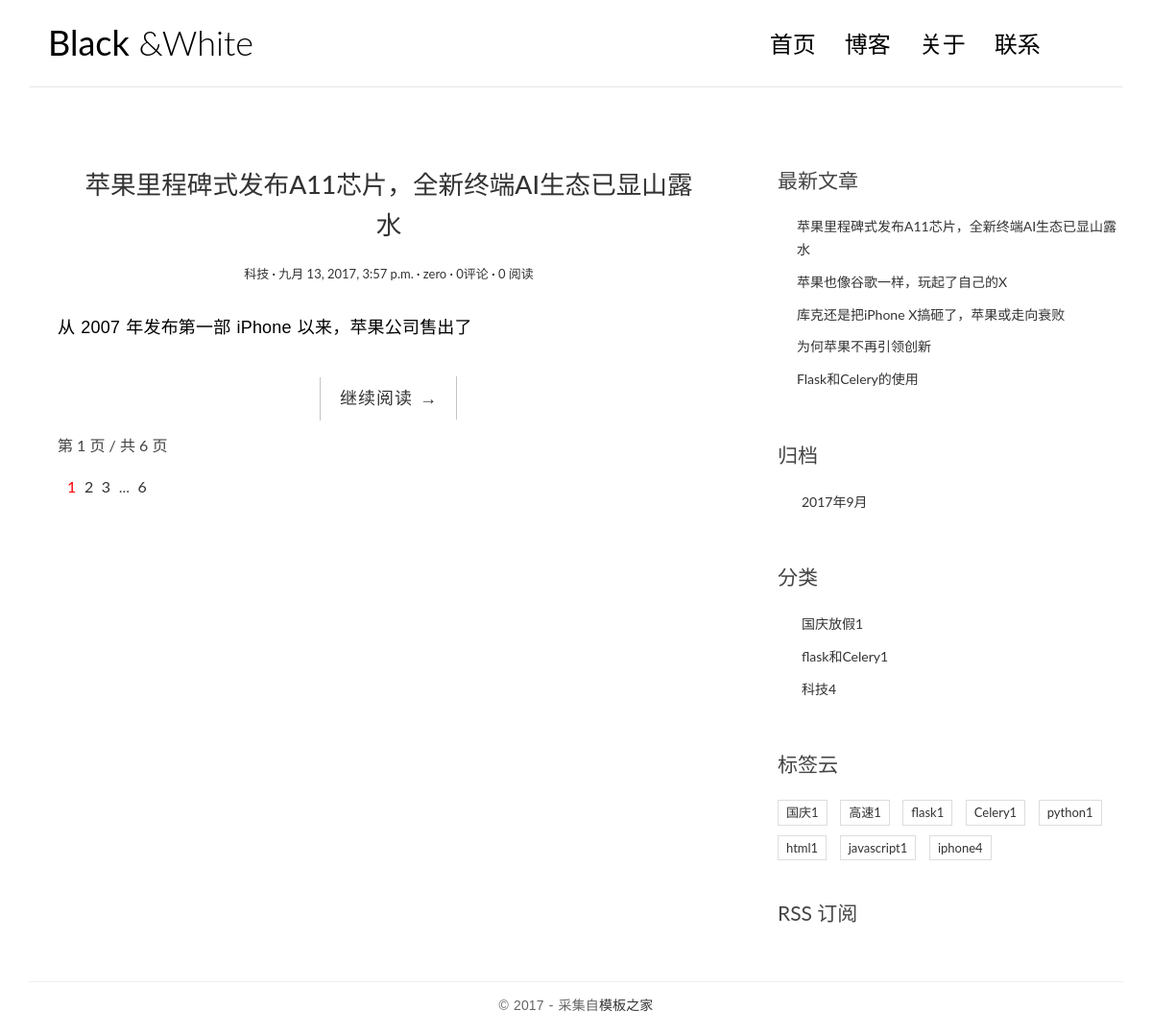
The page / on the database its author committed.
### blog/models.py (models this page shows, shortened)
class Post(models.Model):
    title = models.CharField(max_length=64)
    body = models.TextField()
    created_time = models.DateTimeField()
    modified_time = models.DateTimeField()
    excerpt = models.CharField(max_length=256, blank=True)
    category = models.ForeignKey(Category)
    tags = models.ManyToManyField(Tag, blank=True)
    author = models.ForeignKey(User)
    views = models.PositiveIntegerField(default=0)
    class Meta:
        ordering = ['-created_time', '-modified_time']
    def get_absolute_url(self):
        return reverse('blog:detail', kwargs={'pk': self.pk})

class Category(models.Model):
    name = models.CharField(max_length=64)

class Tag(models.Model):
    name = models.CharField(max_length=64)

### blog/views.py (the view, shortened to what this page needs)
# urls.py: url(r'^$', views.IndexView.as_view(), name='index'),
class IndexView(ListView):
    model = Post
    template_name = 'blog/index.html'
    context_object_name = 'post_list'
    paginate_by = 1
    def pagination_data(self, paginator, page, is_paginated):
        if not is_paginated:
            return {}
        first = False
        left_has_more = False
        left = []
        page_number = page.number
        right = []
        right_has_more = False
        last = False
        total_pages = paginator.num_pages
        page_range = paginator.page_range
        if page_number == 1:
            right = page_range[page_number:page_number + 2]
            if right[-1] < total_pages - 1:
                right_has_more = True
            if right[-1] < total_pages:
                last = True
        elif page_number == total_pages:
            left = page_range[(page_number - 3) if (page_number - 3) > 0 else 0:page_number - 1]
            if left[0] > 2:
                left_has_more = True
            if left[0] > 1:
                first = True
        data = {
            'left': left,
            'right': right,
            'left_has_more': left_has_more,
            'right_has_more': right_has_more,
            'first': first,
            'last': last,
        }
        return data
    def get_context_data(self, **kwargs):
        context = super().get_context_data(**kwargs)
        paginator = context.get('paginator')
        page = context.get('page_obj')
        is_paginated = context.get('is_paginated')
        pagination_data = self.pagination_data(paginator, page, is_paginated)
        context.update(pagination_data)
        return context

### blog/templatetags/blog_tags.py (called while the page is built)
@register.simple_tag
def get_recent_posts(num=5):
    return Post.objects.all().order_by('-created_time')[:num]

@register.simple_tag
def archives():
    return Post.objects.dates('created_time','month',order='DESC')

@register.simple_tag
def get_categories():
    return Category.objects.annotate(num_posts=Count('post')).filter(num_posts__gt=0)

@register.simple_tag
def get_tags():
    return Tag.objects.annotate(num_posts=Count('post')).filter(num_posts__gt=0)

### templates/blog/index.html (shortened to what this page needs)
{% extends 'blog/base.html' %}
{% block main %}
{% for post in post_list %}
<article class="post post-{{ post.pk }}">
    <header class="entry-header">
        <h1 class="entry-title">
            <a href="{{ post.get_absolute_url }}">{{ post.title }}</a>
        </h1>
        <div class="entry-meta">
            <span class="post-category"><a href="#">{{ post.category.name }}</a></span>
            <span class="post-date"><a href="#"><time class="entry-date" datetime="{{ post.created_time }}">{{ post.created_time }}</time></a></span>
            <span class="post-author"><a href="#">{{ post.author }}</a></span>
            <span class="comments-link"><a href={{post.get_absolute_url}}#comment-area">{{post.comment_set.count}}评论</a></span>
            <span class="views-count"><a href="#">{{post.views}} 阅读</a></span>
        </div>
    </header>
    <div class="entry-content clearfix">
        <p>{{ post.excerpt }}</p>
        <div class="read-more cl-effect-14">
            <a href="{{ post.get_absolute_url }}" class="more-link">继续阅读 <span class="meta-nav">→</span></a>
        </div>
    </div>
</article>
{% empty %}
<div class="no-post">暂时还没有发布的文章！</div>
{% endfor %}
{% if is_paginated %}
<div class="pagination-simple">
    <span class="current">第 {{page_obj.number}} 页 / 共 {{paginator.num_pages}} 页</span>
</div>
{% endif %}
{% if is_paginated %}
<div class="pagination">
    <ul>
        <li class="current"><a href="?page={{page_obj.number}}">{{page_obj.number}}</a href=""></li>
        {% if right %}
            {% for i in right %}
                <li><a href="?page={{i}}">{{i}}</a></li>
            {% endfor %}
            {% if right_has_more %}
                <li><span>...</span></li>
            {% endif %}
        {% endif %}
        {% if last %}
        <li><a href="?page={{paginator.num_pages}}">{{paginator.num_pages}}</a></li>
        {% endif %}
    </ul>
</div>
{% endif %}
{% endblock main %}

### templates/blog/base.html (shortened to what this page needs)
{% load staticfiles %}
{% load blog_tags %}
<html>
<head>
    <link rel="stylesheet" href="{% static 'blog/css/bootstrap.min.css' %}">
    <link rel="stylesheet" href="{% static 'blog/css/custom.css' %}">
    <link rel="stylesheet" href="{% static 'blog/css/pace.css' %}">
    <link rel="stylesheet" href="{% static 'blog/css/highlights/github.css' %}">
    <link rel="stylesheet" href="http://code.ionicframework.com/ionicons/2.0.1/css/ionicons.min.css">
</head>
<body>
<div class="container">
    <header id="site-header">
        <div class="row">
            <div class="col-md-4 col-sm-5 col-xs-8">
                <div class="logo">
                    <h1><a href="{% url 'blog:index' %}"><b>Black</b> &amp;White</a></h1>
                </div>
            </div>
            <div class="col-md-8 col-sm-7 col-xs-4">
                <nav class="main-nav" role="navigation">
                    <div class="collapse navbar-collapse" id="bsexample-navbar-collapse-1">
                        <ul class="nav navbar-nav navbar-right">
                            <li class="cl-effect-11"><a href="{% url 'blog:index' %}" data-hover="首页">首页</a></li>
                            <li class="cl-effect-11"><a href="fullwidth.html" data-hover="博客">博客</a></li>
                            <li class="cl-effect-11"><a href="about.html" data-hover="关于">关于</a></li>
                            <li class="cl-effect-11"><a href="contact.html" data-hover="联系">联系</a></li>
                        </ul>
                    </div>
                </nav>
            </div>
        </div>
    </header>
</div>
<div class="content-body">
    <div class="container">
        <div class="row">
            <main class="col-md-8">
                {% block main %}
                {% endblock %}
            </main>
            <aside class="col-md-4">
                <div class="widget widget-recent-posts">
                    <h3 class="widget-title">最新文章</h3>
                    {% get_recent_posts as recent_post_list %}
                    <ul>
                        {% for post in recent_post_list %}
                        <li>
                            <a href="{{ post.get_absolute_url }}">{{post.title}}</a>
                        </li>
                        {% empty %}
                        没有文章
                        {% endfor %}
                    </ul>
                </div>
                <div class="widget widget-archives">
                    <h3 class="widget-title">归档</h3>
                    {% archives as date_list %}
                    <ul>
                        {% for date in date_list %}
                        <li>
                            <a href="{% url 'blog:archives' date.year date.month %}">{{date.year}}年{{date.month}}月</a>
                        </li>
                        {% empty %}
                        没有归档
                        {% endfor %}
                    </ul>
                </div>
                <div class="widget widget-category">
                    <h3 class="widget-title">分类</h3>
                    {% get_categories as category_list %}
                    <ul>
                        {% for category in category_list %}
                        <li>
                            <a href="{% url 'blog:category' category.pk %}">{{category.name}}<span class="post-count">{{category.num_posts}}</span> </a>
                        </li>
                        {% empty %}
                        没有分类
                        {% endfor %}
                    </ul>
                </div>
                <div class="widget widget-tag-cloud">
                    <h3 class="widget-title">标签云</h3>
                    {% get_tags as tag_list %}
                    <ul>
                       {% for tag in tag_list %}
                        <li>
                            <a href="{% url 'blog:tag' tag.pk %}">{{tag.name}}<span class="post-count">{{tag.num_posts}}</span></a>
                        </li>
                        {% empty %}
                        没有标签
                        {% endfor %}
                    </ul>
                </div>
                <div class="rss">
                    <a href="{% url 'rss' %}"> RSS 订阅</a>
                </div>
            </aside>
        </div>
    </div>
</div>
<footer id="site-footer">
    <div class="container">
        <div class="row">
            <div class="col-md-12">
                <p class="copyright">&copy 2017 - 采集自<a href="http://www.cssmoban.com/" target="_blank" title="模板之家">模板之家</a></p>
            </div>
        </div>
    </div>
</footer>
</body>
</html>

### blog/static/blog/css/custom.css (style rules this page uses)
* { outline: none; }
h1, h2, h3, h4, h5, h6 { margin-top: 0; }
b { font-weight: 400; }
a { color: #333; }
body { color: #444; font-family: 'Lato', sans-serif; }
p { font-family: 'Ubuntu', sans-serif; font-weight: 400; word-spacing: 1px; letter-spacing: 0.01em; }
#site-header { background-color: #FFF; padding: 25px 20px; margin-bottom: 40px; border-bottom: 1px solid #e7e7e7; }
.logo h1 a { color: #000; }
.logo h1 { margin: 0; font-family: 'Lato', sans-serif; font-weight: 300; }
.main-nav { margin-top: 11px; max-width: 95%; }
.main-nav a { color: #000000 !important; padding: 0 0 5px 0 !important; margin-right: 30px; font-family: 'Lato', sans-serif; font-weight: 300; font-size: 24px; }
.cl-effect-11 a { padding: 10px 0; color: #0972b4; text-shadow: none; }
.cl-effect-11 a::before { position: absolute; top: 0; left: 0; overflow: hidden; padding: 0 0 5px 0 !important; max-width: 0; border-bottom: 1px solid #000; color: #000; content: attr(data-hover); white-space: nowrap; -webkit-transition: max-width 0.5s; -moz-transition: max-width 0.5s; transition: max-width 0.5s; }
.content-body { padding-bottom: 4em; }
.post { background: #fff; padding: 30px 30px 0; }
.entry-title { text-align: center; font-size: 1.9em; margin-bottom: 20px; line-height: 1.6; padding: 10px 20px 0; }
.entry-meta { text-align: center; color: #DDDDDD; font-size: 13px; margin-bottom: 30px; }
.entry-content { font-size: 18px; line-height: 1.9; font-weight: 300; color: #000; }
.post-category::after, .post-date::after, .post-author::after, .comments-link::after { content: ' ·'; color: #000; }
.read-more { font-family: 'Ubuntu', sans-serif; font-weight: 400; word-spacing: 1px; letter-spacing: 0.01em; text-align: center; margin-top: 20px; }
.cl-effect-14 a { padding: 0 20px; height: 45px; line-height: 45px; position: relative; display: inline-block; margin: 15px 25px; letter-spacing: 1px; font-weight: 400; text-shadow: 0 0 1px rgba(255, 255, 255, 0.3); }
.cl-effect-14 a::before, .cl-effect-14 a::after { position: absolute; width: 45px; height: 1px; background: #C3C3C3; content: ''; -webkit-transition: all 0.3s; -moz-transition: all 0.3s; transition: all 0.3s; pointer-events: none; }
.cl-effect-14 a::before { top: 0; left: 0; -webkit-transform: rotate(90deg); -moz-transform: rotate(90deg); transform: rotate(90deg); -webkit-transform-origin: 0 0; -moz-transform-origin: 0 0; transform-origin: 0 0; }
.cl-effect-14 a::after { right: 0; bottom: 0; -webkit-transform: rotate(90deg); -moz-transform: rotate(90deg); transform: rotate(90deg); -webkit-transform-origin: 100% 0; -moz-transform-origin: 100% 0; transform-origin: 100% 0; }
.widget { background: #fff; padding: 30px 0 0; }
.widget-title { font-size: 1.5em; margin-bottom: 20px; line-height: 1.6; padding: 10px 0 0; font-weight: 400; }
.widget-recent-posts ul { padding: 0; margin: 0; padding-left: 20px; }
.widget-recent-posts ul li { list-style-type: none; position: relative; line-height: 170%; margin-bottom: 10px; }
.widget-recent-posts ul li::before { content: '\f3d3'; font-family: "Ionicons"; position: absolute; left: -17px; top: 3px; font-size: 16px; color: #000; }
.widget-archives ul { padding: 0; margin: 0; padding-left: 25px; }
.widget-archives ul li { list-style-type: none; position: relative; line-height: 170%; margin-bottom: 10px; }
.widget-archives ul li::before { content: '\f3f3'; font-family: "Ionicons"; position: absolute; left: -25px; top: 1px; font-size: 16px; color: #000; }
.widget-category ul { padding: 0; margin: 0; padding-left: 25px; }
.widget-category ul li { list-style-type: none; position: relative; line-height: 170%; margin-bottom: 10px; }
.widget-category ul li::before { content: '\f3fe'; font-family: "Ionicons"; position: absolute; left: -25px; top: 1px; font-size: 18px; color: #000; }
.widget-tag-cloud ul { padding: 0; margin: 0; margin-right: -10px; }
.widget-tag-cloud ul li { list-style-type: none; font-size: 13px; display: inline-block; margin-right: 10px; margin-bottom: 10px; padding: 3px 8px; border: 1px solid #ddd; }
.rss { font-size: 21px; margin-top: 30px; }
.rss a { color: #444; }
#site-footer { padding-top: 10px; padding: 0 0 1.5em 0; }
.copyright { text-align: center; padding-top: 1em; margin: 0; border-top: 1px solid #eee; color: #666; }
.pagination-simple { padding-left: 30px; font-size: 16px; }
.pagination ul { list-style: none; }
.pagination ul li { display: inline-block; font-size: 16px; margin-right: 5px; }
.current a { color: red; }

### rows shown on the page
Post: title "苹果里程碑式发布A11芯片，全新终端AI生态已显山露水", category.name "科技", created_time "九月 13, 2017, 3:57 p.m.", author "zero", comment_set.count "0", views "0", excerpt "从 2007 年发布第一部 iPhone 以来，苹果公司售出了"
Post: title "苹果也像谷歌一样，玩起了自己的X"
Post: title "库克还是把iPhone X搞砸了，苹果或走向衰败"
Post: title "为何苹果不再引领创新"
Post: title "Flask和Celery的使用"
Category: name "国庆放假", num_posts "1"
Category: name "flask和Celery", num_posts "1"
Category: name "科技", num_posts "4"
Tag: name "国庆", num_posts "1"
Tag: name "高速", num_posts "1"
Tag: name "flask", num_posts "1"
Tag: name "Celery", num_posts "1"
Tag: name "python", num_posts "1"
Tag: name "html", num_posts "1"
Tag: name "javascript", num_posts "1"
Tag: name "iphone", num_posts "4"

### other values the page prints
{{ page_obj.number }} "1"
{{ paginator.num_pages }} "6"
{{ i }} "2" "3"
{{ date.year }} "2017"
{{ date.month }} "9"
